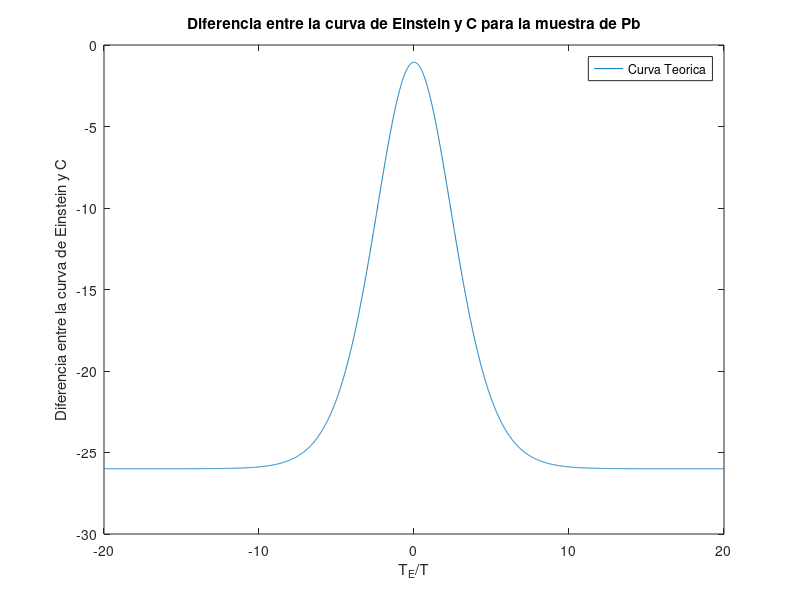

MATLAB code for this plot: (Note: this script raises an error after producing the figure.)
clear all; close all;
x = -20:0.01:20; 
R = 8.31446261815324; T = 185; % constante de los gases ideales R y temperatura promedio
c = 25.996; % <---------- SELECCIONAR calor especifico molar 
y =3*R*(x.^2).*((exp(x))./((exp(x)-1).^2)) - c;
plot (x,y); plot (x,y); xlabel('T_{E}/T'); ylabel('Diferencia entre la curva de Einstein y C'); legend('Curva Teorica'); title('Diferencia entre la curva de Einstein y C para la muestra de Pb')
print -djpeg -r100 temperaturamuestraplomo.jpg
i = 1; n = 1; mj0(1) = 0; mn0(1) = 0;
while (y(i)>0)
  mj0(i) = x(i);
  i = i+1;
end
x(i-1)
y(i-1)
x(i)
y(i)
precision = 0.5*(y(i-1) - y(i))
xmed = 0.5*(x(i)+x(i-1))
TE = (0.5*(x(i)+x(i-1)))*T  
deltaTE = (xmed - x(i-1))*T
